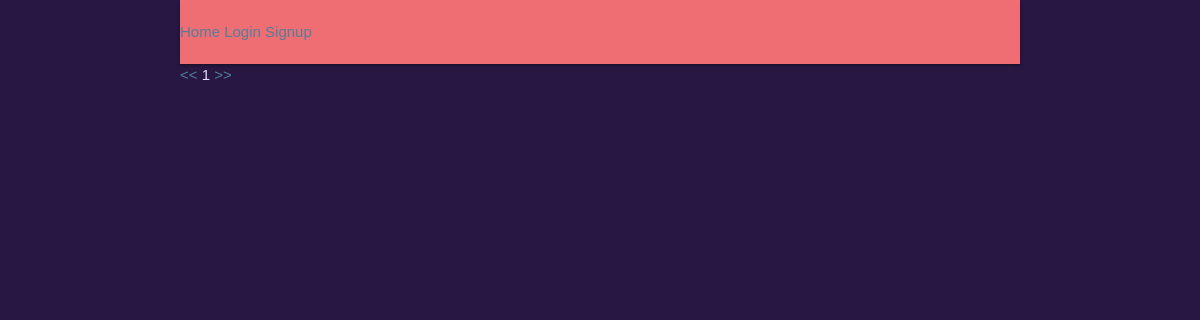
The app's page /ben/posts/, older data.
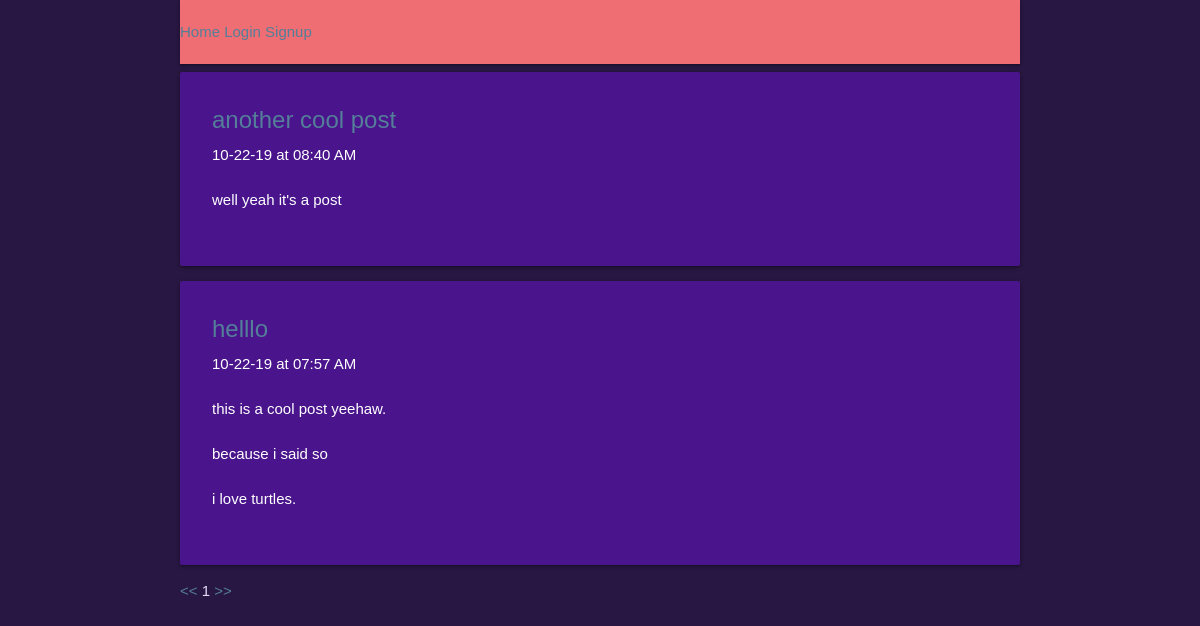
The same page, newer data.
### posts/models.py (models this page shows)
class Post(models.Model):
        title = models.CharField(max_length=100)
        pub_date = models.DateTimeField('date published', auto_now_add=True)
        body = models.TextField()
        user = models.ForeignKey(User, on_delete=models.CASCADE, null=True)
        def utc_to_local(self, utc_datetime):
	        return utc_datetime.astimezone(tz=None)
        def __str__(self):
	        date = self.utc_to_local(self.pub_date).strftime('%m-%d-%y')
	        time = self.utc_to_local(self.pub_date).strftime('%I:%M %p')
	        return '%s at %s \n\n %s \n\n' % (date, time, self.body)

### posts/views.py (the view)
# urls.py: path('', views.index, name="index"),
def index(request, username):
    try:
    	User.objects.get(username=username)
    except:
        context = {'username': None}
        return render(request, 'posts/index.html', context)
    user = User.objects.get(username=username)
    posts = Post.objects.filter(user=user).order_by('-pub_date')
    paginator = Paginator(posts, 8)
    page = request.GET.get('page')
    try:
        posts = paginator.page(page);
    except PageNotAnInteger:
        posts = paginator.page(1);
    except EmptyPage:
        posts = paginator.page(paginator.num_pages)
    try:
        lastMinusCurrent = paginator.num_pages - posts.number
    except EmptyPage:
        lastMinusCurrent = 1
    try:
        previousPreviousPage = paginator.page(posts.number - 2)
    except EmptyPage:
        previousPreviousPage = 1
    try:
        nextNextPage = paginator.page(posts.number + 2)
    except EmptyPage:
        nextNextPage = 1
        print(lastMinusCurrent)
        print(previousPreviousPage)
        print(nextNextPage)
    context = {
        'username': user,
        'posts': posts,
        'last_minus_current': lastMinusCurrent,
        'previous_previous_page': previousPreviousPage,
        'next_next_page': nextNextPage
    }
    return render(request, 'posts/index.html', context)

### posts/templates/posts/index.html (shortened to what this page needs)
{% extends 'Blog/base.html' %}
{% load likes_features %}
{% block content %}
{% if username == None %}
	<h1>"Whoa dude, this user doesn't exist!"</h1>
{% else %}
	{% for post in posts %}
	<div class="post card purple darken-4">
		<div class="card-content white-text">
			<div class="card-title">
				<a href={% url 'posts:display-post' username=username post_number=post.id %}>{{ post.title|linebreaksbr }}</a> <br>
			</div>
			{{ post|linebreaksbr }}
		</div>
	</div>
	{% endfor %}
		<div class='pagination'>
			<span class='page-nav'>
				<span>
					<a href="?page=1">&lt;&lt;</a>
				</span>
				<span class='current'>
					{{ posts.number }}
				</span>
			<span>
				<a href="?page={{ posts.paginator.num_pages }}">&gt;&gt;</a>
			</span>
		</div>
{% endif %}
{% endblock content %}

Row changes from the older to the newer data that the page shows:
added Post: title "another cool post", pub_date+body "10-22-19 at 08:40 AM well yeah it's a post"
added Post: title "helllo", pub_date+body "10-22-19 at 07:57 AM this is a cool post yeehaw. because i said so i love turtles."
